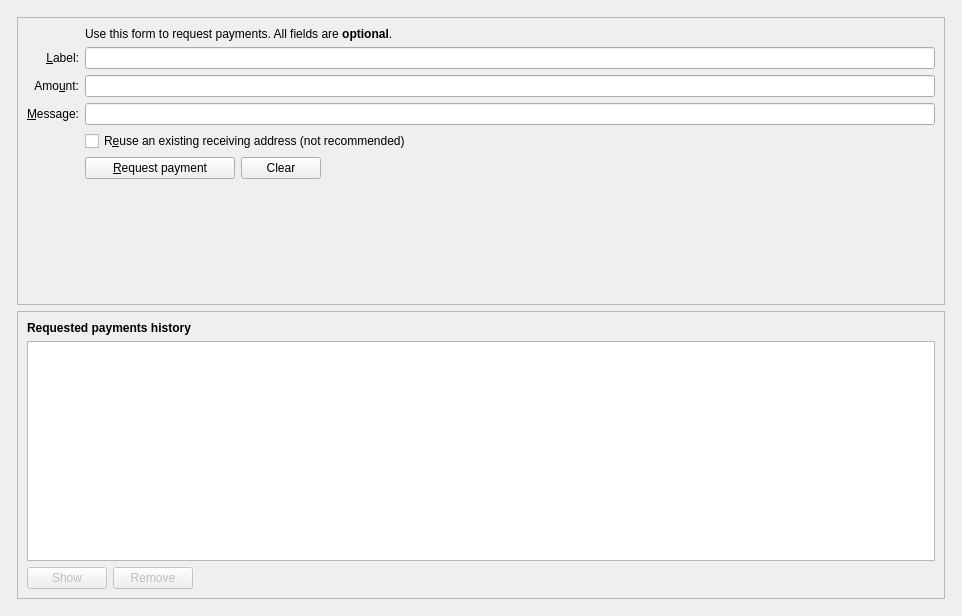
<?xml version="1.0" encoding="UTF-8"?>
<ui version="4.0">
 <class>ReceiveCoinsDialog</class>
 <widget class="QWidget" name="ReceiveCoinsDialog">
  <property name="geometry">
   <rect>
    <x>0</x>
    <y>0</y>
    <width>962</width>
    <height>616</height>
   </rect>
  </property>
  <layout class="QVBoxLayout" name="verticalLayout" stretch="0">
   <item>
    <layout class="QVBoxLayout" name="verticalLayout_Master" stretch="1">
     <property name="spacing">
      <number>0</number>
     </property>
     <item>
      <widget class="QFrame" name="frame_BG">
       <layout class="QVBoxLayout" name="verticalLayout_5">
        <property name="leftMargin">
         <number>6</number>
        </property>
        <property name="topMargin">
         <number>6</number>
        </property>
        <property name="rightMargin">
         <number>6</number>
        </property>
        <property name="bottomMargin">
         <number>6</number>
        </property>
        <item>
         <widget class="QFrame" name="frame2">
          <property name="sizePolicy">
           <sizepolicy hsizetype="Preferred" vsizetype="Expanding">
            <horstretch>0</horstretch>
            <verstretch>0</verstretch>
           </sizepolicy>
          </property>
          <property name="frameShape">
           <enum>QFrame::StyledPanel</enum>
          </property>
          <property name="frameShadow">
           <enum>QFrame::Sunken</enum>
          </property>
          <layout class="QVBoxLayout" name="verticalLayout_3">
           <item>
            <layout class="QGridLayout" name="gridLayout">
             <item row="7" column="2">
              <widget class="QCheckBox" name="reuseAddress">
               <property name="toolTip">
                <string>Reuse one of the previously used receiving addresses.&lt;br&gt;Reusing addresses has security and privacy issues.&lt;br&gt;Do not use this unless re-generating a payment request made before.</string>
               </property>
               <property name="text">
                <string>R&amp;euse an existing receiving address (not recommended)</string>
               </property>
              </widget>
             </item>
             <item row="7" column="0">
              <widget class="QLabel" name="label_4">
               <property name="text">
                <string/>
               </property>
              </widget>
             </item>
             <item row="6" column="0">
              <widget class="QLabel" name="label_3">
               <property name="toolTip">
                <string>An optional message to attach to the payment request, which will be displayed when the request is opened. Note: The message will not be sent with the payment over the p2p network.</string>
               </property>
               <property name="text">
                <string>&amp;Message:</string>
               </property>
               <property name="alignment">
                <set>Qt::AlignRight|Qt::AlignTrailing|Qt::AlignVCenter</set>
               </property>
               <property name="buddy">
                <cstring>reqMessage</cstring>
               </property>
              </widget>
             </item>
             <item row="4" column="2">
              <widget class="QLineEdit" name="reqLabel">
               <property name="toolTip">
                <string>An optional label to associate with the new receiving address.</string>
               </property>
              </widget>
             </item>
             <item row="6" column="2">
              <widget class="QLineEdit" name="reqMessage">
               <property name="toolTip">
                <string>An optional message to attach to the payment request, which will be displayed when the request is opened.&lt;br&gt;Note: The message will not be sent with the payment over the p2p network.</string>
               </property>
              </widget>
             </item>
             <item row="2" column="2">
              <widget class="QLabel" name="label_5">
               <property name="text">
                <string>Use this form to request payments. All fields are &lt;b&gt;optional&lt;/b&gt;.</string>
               </property>
              </widget>
             </item>
             <item row="4" column="0">
              <widget class="QLabel" name="label_2">
               <property name="toolTip">
                <string>An optional label to associate with the new receiving address.</string>
               </property>
               <property name="text">
                <string>&amp;Label:</string>
               </property>
               <property name="alignment">
                <set>Qt::AlignRight|Qt::AlignTrailing|Qt::AlignVCenter</set>
               </property>
               <property name="buddy">
                <cstring>reqLabel</cstring>
               </property>
              </widget>
             </item>
             <item row="5" column="0">
              <widget class="QLabel" name="label">
               <property name="toolTip">
                <string>An optional amount to request. Leave this empty or zero to not request a specific amount.</string>
               </property>
               <property name="text">
                <string>Amo&amp;unt:</string>
               </property>
               <property name="alignment">
                <set>Qt::AlignRight|Qt::AlignTrailing|Qt::AlignVCenter</set>
               </property>
               <property name="buddy">
                <cstring>reqAmount</cstring>
               </property>
              </widget>
             </item>
             <item row="5" column="2">
              <widget class="BitcoinAmountField" name="reqAmount">
               <property name="minimumSize">
                <size>
                 <width>80</width>
                 <height>0</height>
                </size>
               </property>
               <property name="toolTip">
                <string>An optional amount to request. Leave this empty or zero to not request a specific amount.</string>
               </property>
              </widget>
             </item>
             <item row="8" column="0">
              <widget class="QLabel" name="label_7">
               <property name="text">
                <string/>
               </property>
              </widget>
             </item>
             <item row="8" column="2">
              <layout class="QHBoxLayout" name="horizontalLayout">
               <item>
                <widget class="QPushButton" name="receiveButton">
                 <property name="minimumSize">
                  <size>
                   <width>150</width>
                   <height>0</height>
                  </size>
                 </property>
                 <property name="text">
                  <string>&amp;Request payment</string>
                 </property>
                 <property name="icon">
                  <iconset resource="../p2p.qrc">
                   <normaloff>:/icons/receiving_addresses</normaloff>:/icons/receiving_addresses</iconset>
                 </property>
                </widget>
               </item>
               <item>
                <widget class="QPushButton" name="clearButton">
                 <property name="sizePolicy">
                  <sizepolicy hsizetype="Minimum" vsizetype="Fixed">
                   <horstretch>0</horstretch>
                   <verstretch>0</verstretch>
                  </sizepolicy>
                 </property>
                 <property name="toolTip">
                  <string>Clear all fields of the form.</string>
                 </property>
                 <property name="text">
                  <string>Clear</string>
                 </property>
                 <property name="icon">
                  <iconset resource="../p2p.qrc">
                   <normaloff>:/icons/remove</normaloff>:/icons/remove</iconset>
                 </property>
                 <property name="autoDefault">
                  <bool>false</bool>
                 </property>
                </widget>
               </item>
               <item>
                <spacer name="horizontalSpacer">
                 <property name="orientation">
                  <enum>Qt::Horizontal</enum>
                 </property>
                 <property name="sizeHint" stdset="0">
                  <size>
                   <width>40</width>
                   <height>20</height>
                  </size>
                 </property>
                </spacer>
               </item>
              </layout>
             </item>
             <item row="9" column="2">
              <spacer name="verticalSpacer">
               <property name="orientation">
                <enum>Qt::Vertical</enum>
               </property>
               <property name="sizeHint" stdset="0">
                <size>
                 <width>20</width>
                 <height>40</height>
                </size>
               </property>
              </spacer>
             </item>
            </layout>
           </item>
          </layout>
         </widget>
        </item>
        <item>
         <widget class="QFrame" name="frame">
          <property name="sizePolicy">
           <sizepolicy hsizetype="Preferred" vsizetype="Expanding">
            <horstretch>0</horstretch>
            <verstretch>0</verstretch>
           </sizepolicy>
          </property>
          <property name="frameShape">
           <enum>QFrame::StyledPanel</enum>
          </property>
          <property name="frameShadow">
           <enum>QFrame::Raised</enum>
          </property>
          <layout class="QVBoxLayout" name="verticalLayout_2">
           <item>
            <widget class="QLabel" name="label_6">
             <property name="font">
              <font>
               <weight>75</weight>
               <bold>true</bold>
              </font>
             </property>
             <property name="text">
              <string>Requested payments history</string>
             </property>
            </widget>
           </item>
           <item>
            <widget class="QTableView" name="recentRequestsView">
             <property name="palette">
              <palette>
               <active>
                <colorrole role="Text">
                 <brush brushstyle="SolidPattern">
                  <color alpha="255">
                   <red>51</red>
                   <green>51</green>
                   <blue>51</blue>
                  </color>
                 </brush>
                </colorrole>
               </active>
               <inactive>
                <colorrole role="Text">
                 <brush brushstyle="SolidPattern">
                  <color alpha="255">
                   <red>51</red>
                   <green>51</green>
                   <blue>51</blue>
                  </color>
                 </brush>
                </colorrole>
               </inactive>
               <disabled>
                <colorrole role="Text">
                 <brush brushstyle="SolidPattern">
                  <color alpha="255">
                   <red>85</red>
                   <green>85</green>
                   <blue>85</blue>
                  </color>
                 </brush>
                </colorrole>
               </disabled>
              </palette>
             </property>
             <property name="contextMenuPolicy">
              <enum>Qt::CustomContextMenu</enum>
             </property>
             <property name="tabKeyNavigation">
              <bool>false</bool>
             </property>
             <property name="sortingEnabled">
              <bool>true</bool>
             </property>
            </widget>
           </item>
           <item>
            <layout class="QHBoxLayout" name="horizontalLayout_2">
             <item>
              <widget class="QPushButton" name="showRequestButton">
               <property name="enabled">
                <bool>false</bool>
               </property>
               <property name="toolTip">
                <string>Show the selected request (does the same as double clicking an entry)</string>
               </property>
               <property name="text">
                <string>Show</string>
               </property>
               <property name="icon">
                <iconset resource="../p2p.qrc">
                 <normaloff>:/icons/edit</normaloff>:/icons/edit</iconset>
               </property>
               <property name="autoDefault">
                <bool>false</bool>
               </property>
              </widget>
             </item>
             <item>
              <widget class="QPushButton" name="removeRequestButton">
               <property name="enabled">
                <bool>false</bool>
               </property>
               <property name="toolTip">
                <string>Remove the selected entries from the list</string>
               </property>
               <property name="text">
                <string>Remove</string>
               </property>
               <property name="icon">
                <iconset resource="../p2p.qrc">
                 <normaloff>:/icons/remove</normaloff>:/icons/remove</iconset>
               </property>
               <property name="autoDefault">
                <bool>false</bool>
               </property>
              </widget>
             </item>
             <item>
              <spacer name="horizontalSpacer_2">
               <property name="orientation">
                <enum>Qt::Horizontal</enum>
               </property>
               <property name="sizeHint" stdset="0">
                <size>
                 <width>40</width>
                 <height>20</height>
                </size>
               </property>
              </spacer>
             </item>
            </layout>
           </item>
          </layout>
         </widget>
        </item>
       </layout>
      </widget>
     </item>
    </layout>
   </item>
  </layout>
 </widget>
 <customwidgets>
  <customwidget>
   <class>BitcoinAmountField</class>
   <extends>QLineEdit</extends>
   <header>bitcoinamountfield.h</header>
   <container>1</container>
  </customwidget>
 </customwidgets>
 <tabstops>
  <tabstop>reqLabel</tabstop>
  <tabstop>reqAmount</tabstop>
  <tabstop>reqMessage</tabstop>
  <tabstop>reuseAddress</tabstop>
  <tabstop>receiveButton</tabstop>
  <tabstop>clearButton</tabstop>
  <tabstop>recentRequestsView</tabstop>
  <tabstop>showRequestButton</tabstop>
  <tabstop>removeRequestButton</tabstop>
 </tabstops>
 <resources>
  <include location="../p2p.qrc"/>
 </resources>
 <connections/>
</ui>
